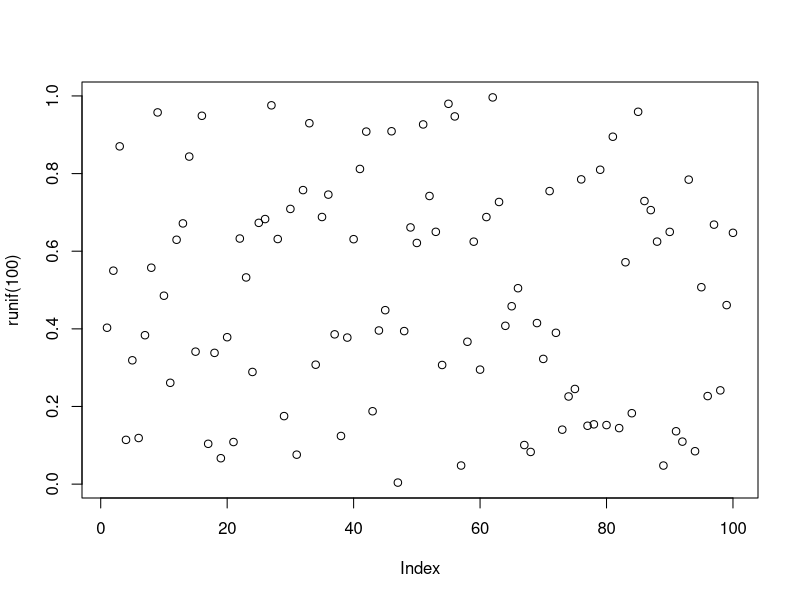
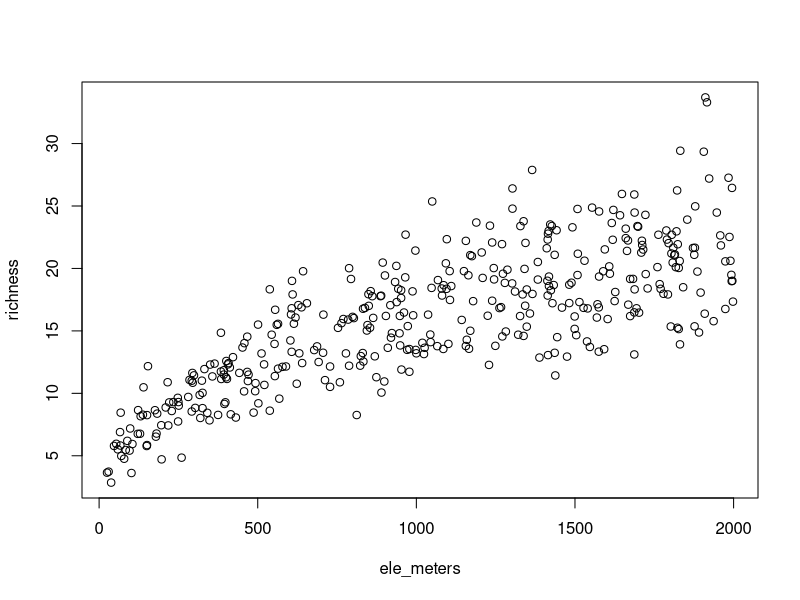

Write the R code that produced these figures, in order.
## ---- chunk 1
plot(runif(100))
## ---- chunk 2
dat<-read.csv("_dat/richness-data.csv")
head(dat)
plot(richness~ele_meters,dat) 
fit<-lm(ln_richness~ln_ele,dat)
fit 
